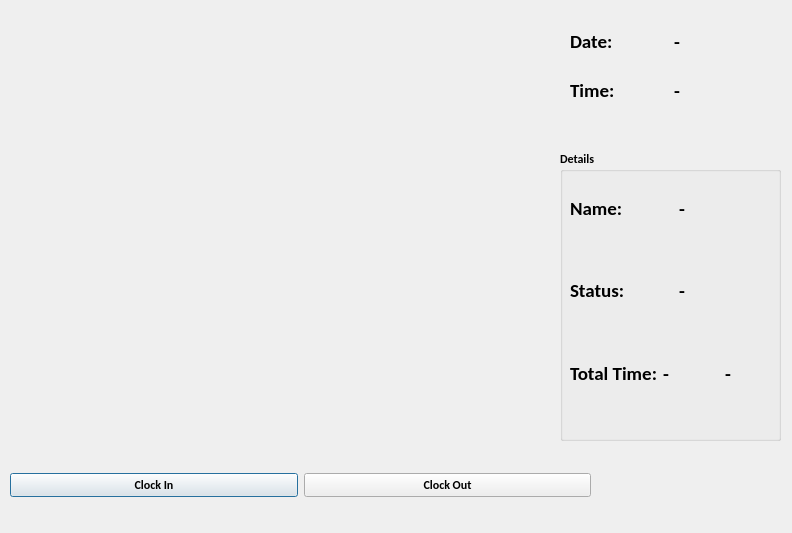
<?xml version="1.0" encoding="UTF-8"?>
<ui version="4.0">
 <class>OutputDialog</class>
 <widget class="QDialog" name="OutputDialog">
  <property name="geometry">
   <rect>
    <x>0</x>
    <y>0</y>
    <width>792</width>
    <height>533</height>
   </rect>
  </property>
  <property name="minimumSize">
   <size>
    <width>640</width>
    <height>480</height>
   </size>
  </property>
  <property name="maximumSize">
   <size>
    <width>1920</width>
    <height>1080</height>
   </size>
  </property>
  <property name="font">
   <font>
    <family>Calibri</family>
    <weight>75</weight>
    <bold>true</bold>
   </font>
  </property>
  <property name="windowTitle">
   <string>Facial Recognition Attendance System</string>
  </property>
  <property name="windowIcon">
   <iconset resource="resource.qrc">
    <normaloff>:/icon/icon.png</normaloff>:/icon/icon.png</iconset>
  </property>
  <widget class="QWidget" name="horizontalLayoutWidget">
   <property name="geometry">
    <rect>
     <x>10</x>
     <y>450</y>
     <width>581</width>
     <height>71</height>
    </rect>
   </property>
   <layout class="QHBoxLayout" name="horizontalLayout">
    <item>
     <widget class="QPushButton" name="ClockInButton">
      <property name="text">
       <string>Clock In</string>
      </property>
      <property name="checkable">
       <bool>true</bool>
      </property>
     </widget>
    </item>
    <item>
     <widget class="QPushButton" name="ClockOutBUtton">
      <property name="text">
       <string>Clock Out</string>
      </property>
      <property name="checkable">
       <bool>true</bool>
      </property>
     </widget>
    </item>
   </layout>
  </widget>
  <widget class="QWidget" name="gridLayoutWidget">
   <property name="geometry">
    <rect>
     <x>570</x>
     <y>20</y>
     <width>201</width>
     <height>91</height>
    </rect>
   </property>
   <layout class="QGridLayout" name="gridLayout">
    <item row="4" column="0">
     <layout class="QHBoxLayout" name="horizontalLayout_2">
      <item>
       <widget class="QLabel" name="label">
        <property name="font">
         <font>
          <family>Calibri</family>
          <pointsize>14</pointsize>
          <weight>75</weight>
          <bold>true</bold>
         </font>
        </property>
        <property name="text">
         <string>Date: </string>
        </property>
       </widget>
      </item>
      <item>
       <widget class="QLabel" name="Date_label">
        <property name="font">
         <font>
          <family>Calibri</family>
          <pointsize>14</pointsize>
          <weight>75</weight>
          <bold>true</bold>
         </font>
        </property>
        <property name="text">
         <string>-</string>
        </property>
       </widget>
      </item>
     </layout>
    </item>
    <item row="5" column="0">
     <layout class="QHBoxLayout" name="horizontalLayout_3">
      <item>
       <widget class="QLabel" name="label_2">
        <property name="font">
         <font>
          <family>Calibri</family>
          <pointsize>14</pointsize>
          <weight>75</weight>
          <bold>true</bold>
         </font>
        </property>
        <property name="text">
         <string>Time: </string>
        </property>
       </widget>
      </item>
      <item>
       <widget class="QLabel" name="Time_label">
        <property name="font">
         <font>
          <family>Calibri</family>
          <pointsize>14</pointsize>
          <weight>75</weight>
          <bold>true</bold>
         </font>
        </property>
        <property name="text">
         <string>-</string>
        </property>
       </widget>
      </item>
     </layout>
    </item>
   </layout>
  </widget>
  <widget class="QGroupBox" name="groupBox">
   <property name="geometry">
    <rect>
     <x>560</x>
     <y>150</y>
     <width>221</width>
     <height>291</height>
    </rect>
   </property>
   <property name="title">
    <string>Details</string>
   </property>
   <widget class="QWidget" name="gridLayoutWidget_2">
    <property name="geometry">
     <rect>
      <x>10</x>
      <y>20</y>
      <width>211</width>
      <height>241</height>
     </rect>
    </property>
    <layout class="QGridLayout" name="gridLayout_2">
     <item row="5" column="0">
      <layout class="QHBoxLayout" name="horizontalLayout_5">
       <item>
        <widget class="QLabel" name="label_4">
         <property name="font">
          <font>
           <family>Calibri</family>
           <pointsize>14</pointsize>
           <weight>75</weight>
           <bold>true</bold>
          </font>
         </property>
         <property name="text">
          <string>Status: </string>
         </property>
        </widget>
       </item>
       <item>
        <widget class="QLabel" name="StatusLabel">
         <property name="font">
          <font>
           <family>Calibri</family>
           <pointsize>14</pointsize>
           <weight>75</weight>
           <bold>true</bold>
          </font>
         </property>
         <property name="text">
          <string>-</string>
         </property>
        </widget>
       </item>
      </layout>
     </item>
     <item row="4" column="0">
      <layout class="QHBoxLayout" name="horizontalLayout_4">
       <item>
        <widget class="QLabel" name="label_3">
         <property name="font">
          <font>
           <family>Calibri</family>
           <pointsize>14</pointsize>
           <weight>75</weight>
           <bold>true</bold>
          </font>
         </property>
         <property name="text">
          <string>Name:</string>
         </property>
        </widget>
       </item>
       <item>
        <widget class="QLabel" name="NameLabel">
         <property name="font">
          <font>
           <family>Calibri</family>
           <pointsize>14</pointsize>
           <weight>75</weight>
           <bold>true</bold>
          </font>
         </property>
         <property name="text">
          <string>-</string>
         </property>
        </widget>
       </item>
      </layout>
     </item>
     <item row="6" column="0">
      <layout class="QHBoxLayout" name="horizontalLayout_6">
       <item>
        <widget class="QLabel" name="label_5">
         <property name="font">
          <font>
           <family>Calibri</family>
           <pointsize>14</pointsize>
           <weight>75</weight>
           <bold>true</bold>
          </font>
         </property>
         <property name="text">
          <string>Total Time:</string>
         </property>
        </widget>
       </item>
       <item>
        <widget class="QLabel" name="HoursLabel">
         <property name="font">
          <font>
           <family>Calibri</family>
           <pointsize>14</pointsize>
           <weight>75</weight>
           <bold>true</bold>
          </font>
         </property>
         <property name="text">
          <string>-</string>
         </property>
        </widget>
       </item>
       <item>
        <widget class="QLabel" name="MinLabel">
         <property name="font">
          <font>
           <family>Calibri</family>
           <pointsize>14</pointsize>
           <weight>75</weight>
           <bold>true</bold>
          </font>
         </property>
         <property name="text">
          <string>-</string>
         </property>
        </widget>
       </item>
      </layout>
     </item>
    </layout>
   </widget>
  </widget>
 </widget>
 <resources>
  <include location="resource.qrc"/>
 </resources>
 <connections/>
</ui>
